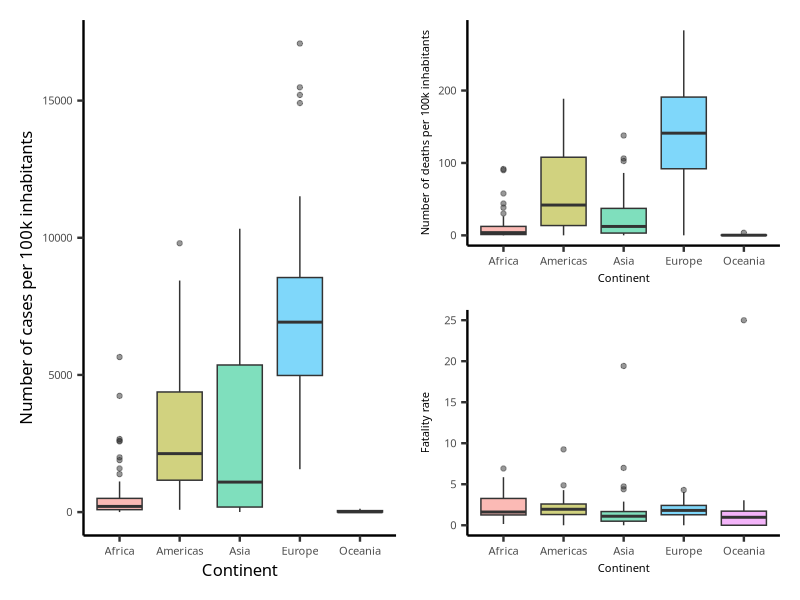
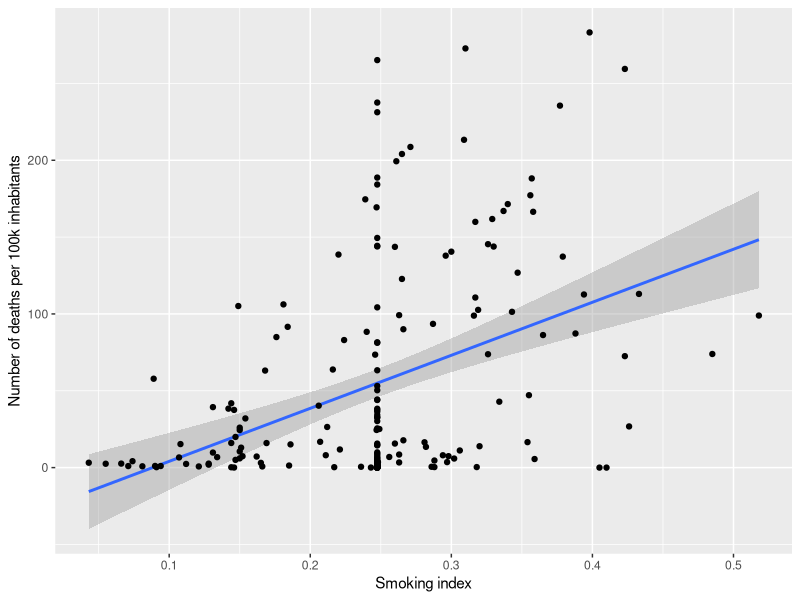
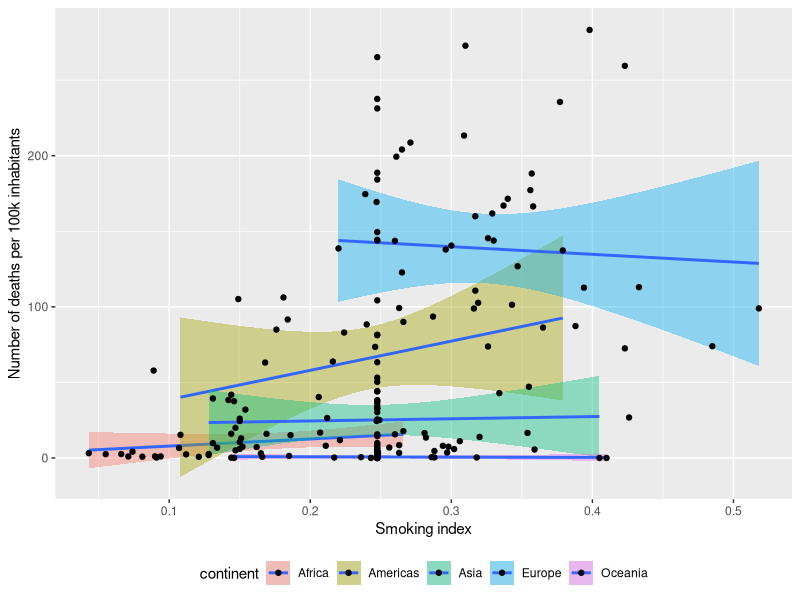
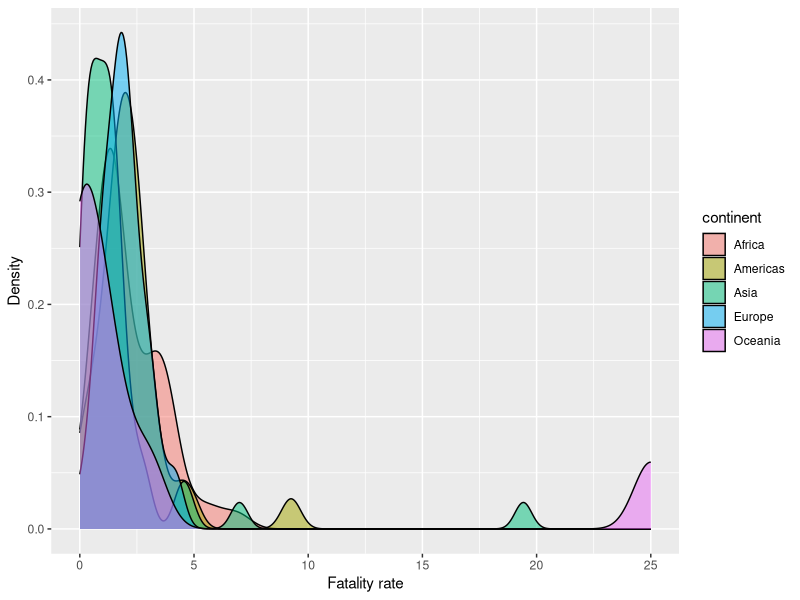

Generate these figures, in order, with R: (Note: this script raises an error after producing the figures.)
## ---- chunk 1
knitr::opts_chunk$set(echo = FALSE)
## ---- chunk 2
library("tidyverse")
data01_raw <- read_csv(file = "data/_raw/01_JH_time_series_covid19_confirmed_global.csv")
data01_raw
## ---- chunk 3
data01_pres <- read_tsv(file = "data/01_JH_01CovidCases.tsv")
## ---- chunk 4
data01_pres
## ---- chunk 5
data06_raw <- read.csv(file = "data/_raw/06_Gap_smoking_adults_percent_of_population_over_age_15.csv")
data06_raw <- data06_raw  %>% 
  select(country, X2005) %>% 
  rename(Smoking = X2005)
data06_raw
## ---- chunk 6
data01 <- data01_pres %>%
  group_by(Country) %>% 
  summarise_all(sum)
data01
## ---- chunk 7
data02_clean <- read_tsv(file = "data/02_data_clean.tsv")
data02_clean
## ---- chunk 8
library("patchwork")
data_clean_aug <- read_tsv(file = "data/03_data_clean_aug.tsv")
data_clean_aug
## ---- chunk 9
pl1 <- data_clean_aug %>% ggplot(mapping = aes(x = continent, y = Casesper100kpp, fill = continent)) +
  geom_boxplot(alpha = 0.5) +
  labs(x = "Continent",
       y = "Number of cases per 100k inhabitants",
       fill = "Continent") +
  theme_classic(base_size = 18,
                base_family = "Avenir") +
  theme(legend.position = "none",axis.title = element_text(size = 12),
        axis.text.x = element_text(size = 8),axis.text.y = element_text(size = 8))
pl2 <- data_clean_aug %>% ggplot(mapping = aes(x = continent, y = Deathsper100kpp, fill = continent)) +
  geom_boxplot(alpha = 0.5) +
  labs(x = "Continent",
       y = "Number of deaths per 100k inhabitants",
       fill = "Continent") +
  theme_classic(base_size = 18,
                base_family = "Avenir") +
  theme(legend.position = "none",axis.title = element_text(size = 8),
        axis.text.x = element_text(size = 8), axis.text.y = element_text(size = 8))
pl3 <- data_clean_aug %>% ggplot(mapping = aes(x = continent, y = FatalityRate, fill = continent)) +
  geom_boxplot(alpha = 0.5) +
  labs(x = "Continent",
       y = "Fatality rate",
       fill = "Continent") +
  theme_classic(base_size = 18,
                base_family = "Avenir") +
  theme(legend.position = "none",axis.title = element_text(size = 8),
        axis.text.x = element_text(size = 8), axis.text.y = element_text(size = 8))

pl1 + pl2 / pl3

## ---- chunk 10
data_clean_aug %>% 
  ggplot(mapping = aes(x= Smoking, y = Deathsper100kpp)) + 
  #facet_wrap(~continent)+ # We can use this or not
  labs(x = "Smoking index",
       y = "Number of deaths per 100k inhabitants")+
  geom_smooth(method = lm) +
  geom_point()+
  theme(legend.position = "bottom")
## ---- chunk 11
data_clean_aug %>% 
  ggplot(mapping = aes(x= Smoking, y = Deathsper100kpp, fill=continent)) + 
  #facet_wrap(~continent)+ # We can use this or not
  labs(x = "Smoking index",
       y = "Number of deaths per 100k inhabitants")+
  geom_smooth(method = lm) +
  geom_point()+
  theme(legend.position = "bottom")
## ---- chunk 12
data_clean_aug %>% 
  ggplot(mapping = aes(x = FatalityRate,
                     fill=continent)) +
  geom_density(alpha = 0.5)+
  labs(x = "Fatality rate",
       y = "Density")

## ---- chunk 13
data_clean_aug %>% filter(continent=='Europe') %>%
  ggplot(mapping = aes(x = Country, y = FatalityRate, color=Fatality_class)) + 
  geom_point() +
  coord_flip()+
  geom_hline(yintercept = 2.070798, linetype = "dashed")+
  theme(legend.position = "right",axis.text.y = element_text(size = 7))+
  labs(x = "Country",
       y = "Fatality rate")
